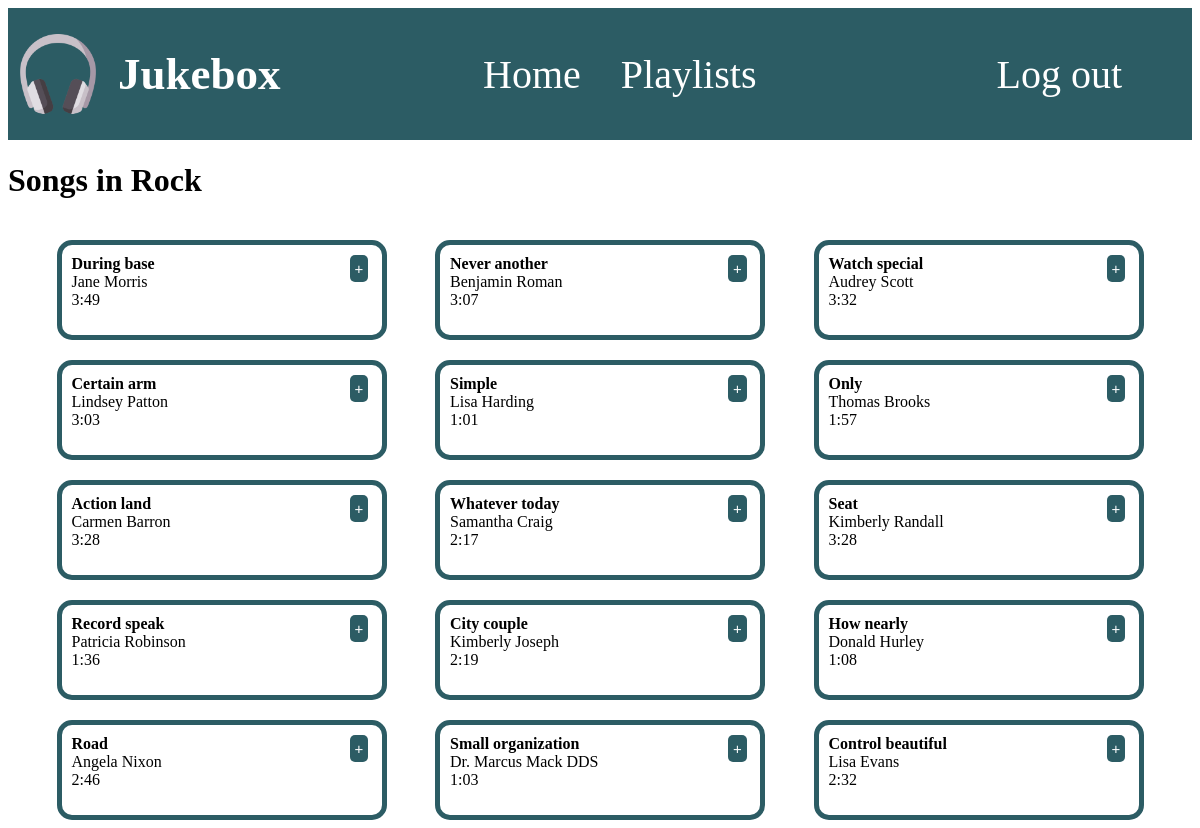
The page /app/genre/16/ (signed in) on the database its author committed.
### app/models.py (models this page shows, shortened)
class Genre(models.Model):
    name = models.CharField(max_length=255)
    image = models.ImageField(null=True, blank=True)

class Song(models.Model):
    title = models.CharField(max_length=255)
    artist = models.CharField(max_length=255)
    genre = models.ForeignKey(Genre, on_delete=models.CASCADE)
    duration = models.IntegerField(default=0)

### app/views.py (the view)
# urls.py: path('genre/<int:genre_id>/', views.genre_detail, name='genre_detail'),
def genre_detail(request, genre_id):
    genre = get_object_or_404(Genre, id=genre_id)
    songs = Song.objects.filter(genre=genre)
    user_playlist = Playlist.objects.filter(owner=request.user)
    context = {
        'playlists': user_playlist,
        'genre': genre,
        'songs': songs,
    }
    return render(request, 'app/genre_detail.html', context)

### app/templatetags/operations.py (called while the page is built)
@register.filter
def seconds_to_minutes(value):
    minutes = value // 60
    seconds = value % 60
    return f'{minutes}:{seconds:02d}'

@register.filter
def cut(value):
    x = value.rstrip("...")
    return x

### app/templates/app/genre_detail.html (shortened to what this page needs)
{% extends 'app/home.html' %}
{% load operations %}
{% load static %}
{% block content %}
<h1>Songs in {{ genre.name }}</h1>
<div class="song_parent">
    {% for song in songs %}
        <div class="Song_box">
            <button class="add_btn"> + </button>
            <div class="song_details">
                <strong>{{ song.title|cut }}</strong>
                <br>
                {{ song.artist }}
                <br>
                {{ song.duration|seconds_to_minutes }}
            </div>
        </div>
    {% empty %}
        No songs available in this genre.
    {% endfor %}
</div>
{% endblock %}

### static/css/home.css (style rules this page uses)
.song_parent { display: flex; flex-direction: row; flex-wrap: wrap; justify-content: space-evenly; }
.Song_box { position: relative; margin-top: 20px; border: 5px solid #2c5c64; border-radius: 15px; height: 70px; width: 300px; padding: 10px; }
.add_btn { position: absolute; top: 10px; left: 90%; background-color: #2c5c64; color: white; border: none; border-radius: 5px; padding: 5px; cursor: pointer; font-size: 15px; }
.song_details { padding-right: 50px; }

### rows shown on the page
Genre: name "Rock"
Song: title "During base", artist "Jane Morris", duration|seconds_to_minutes "3:49"
Song: title "Never another", artist "Benjamin Roman", duration|seconds_to_minutes "3:07"
Song: title "Watch special", artist "Audrey Scott", duration|seconds_to_minutes "3:32"
Song: title "Certain arm", artist "Lindsey Patton", duration|seconds_to_minutes "3:03"
Song: title "Simple", artist "Lisa Harding", duration|seconds_to_minutes "1:01"
Song: title "Only", artist "Thomas Brooks", duration|seconds_to_minutes "1:57"
Song: title "Action land", artist "Carmen Barron", duration|seconds_to_minutes "3:28"
Song: title "Whatever today", artist "Samantha Craig", duration|seconds_to_minutes "2:17"
Song: title "Seat", artist "Kimberly Randall", duration|seconds_to_minutes "3:28"
Song: title "Record speak", artist "Patricia Robinson", duration|seconds_to_minutes "1:36"
Song: title "City couple", artist "Kimberly Joseph", duration|seconds_to_minutes "2:19"
Song: title "How nearly", artist "Donald Hurley", duration|seconds_to_minutes "1:08"
Song: title "Road", artist "Angela Nixon", duration|seconds_to_minutes "2:46"
Song: title "Small organization", artist "Dr. Marcus Mack DDS", duration|seconds_to_minutes "1:03"
Song: title "Control beautiful", artist "Lisa Evans", duration|seconds_to_minutes "2:32"
